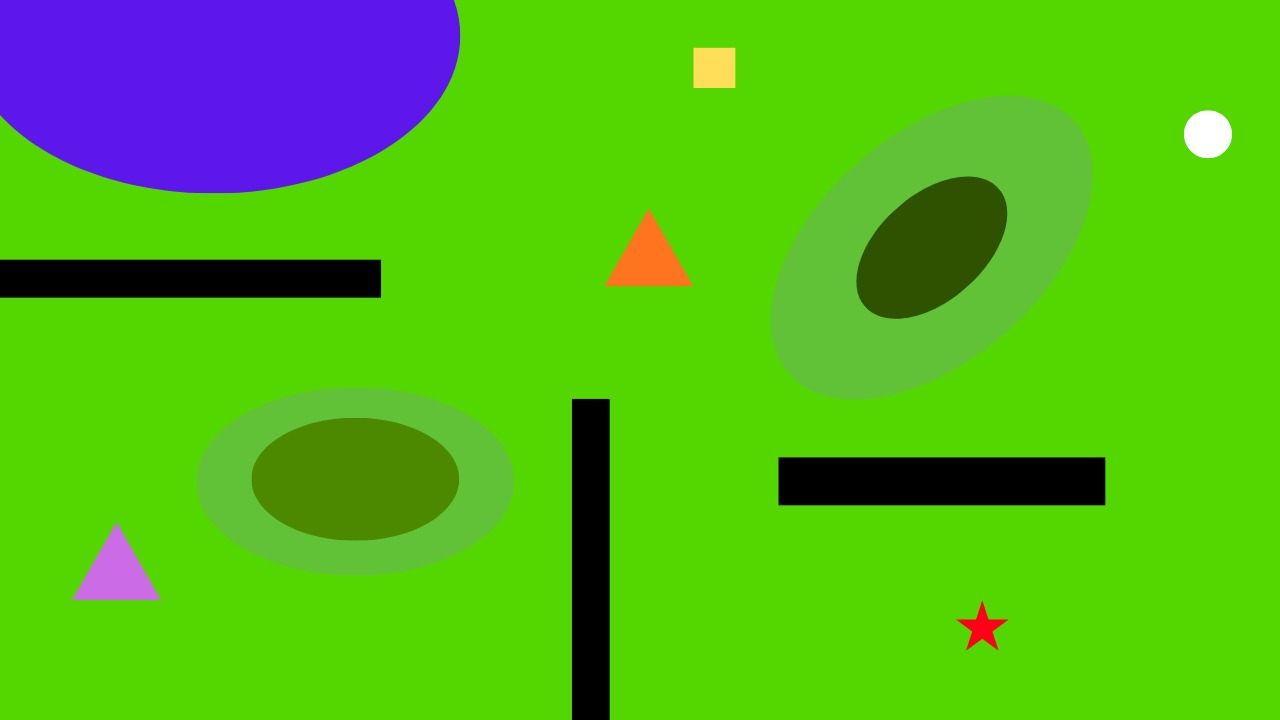
#> input picture 5-09-2026/1.jpg, 1280 x 720 px
$ python final_errorinpathing.py
#> lines starting #> are read from the running program, lines starting #| are printed output that depends on the picture; after the words box and inside, x2 and y2 are one past the last pixel; in counts of white or black regions, pixels touching at a corner belong together
# ---------------------
# IMPORTS
# ---------------------


import cv2 as cv
import numpy as np
import os
from PIL import Image
from pathlib import Path
#i wanted something similar to C structs so I am using dicts


# -----------------------------
# DICTS
# -----------------------------
#colors


path = input("Enter File name")
#> the answer given: 1.jpg
img = cv.imread(path)
#> img is the input picture: shape (720, 1280, 3); mean B, G, R 25.9, 182.8, 83.2
filename = Path(path).stem


black = dict(lower = np.array([0,0,0]) , upper = np.array([180,255,50]))
green = dict(lower=np.array([35, 40, 40]), upper=np.array([85, 255, 255]))
orange = dict(lower=np.array([10, 150, 150]), upper=np.array([20, 255, 255]))
blue = dict(lower = np.array([100, 150, 50]) , upper = np.array([140, 255, 255]) )
red = dict(lower=np.array([0, 120, 70]), upper=np.array([9, 255, 255]))
yellow = dict(lower=np.array([21, 100, 100]), upper=np.array([34, 255, 255]))
white = dict(lower=np.array([0, 0, 200]), upper=np.array([180, 40, 255]))
purple = dict(lower=np.array([120, 60, 60]), upper=np.array([160, 255, 255]))

#shape scores
shapes = {"Circle" : 3, "Star" : 1 , "Square" : 2}
color_scores = {"red" : 3 , "yellow" : 2 , "white" : 1}
age = {"Circle" : "Children" , "Star" : "Adults" , "Square" : "Senior Citizens"}
elevation_dict = {"ground" : 0 , "slope" : 1 , "peak" : 2}

if img is None:
    raise FileNotFoundError("Could not load IMG")

hsv = cv.cvtColor(img , cv.COLOR_BGR2HSV)
#> hsv: shape (720, 1280, 3); mean H, S, V 53.8, 237, 201.3

mask = cv.bitwise_not(cv.bitwise_or(cv.inRange(hsv , black["lower"] , black["upper"]),cv.inRange(hsv , blue["lower"] , blue["upper"])))
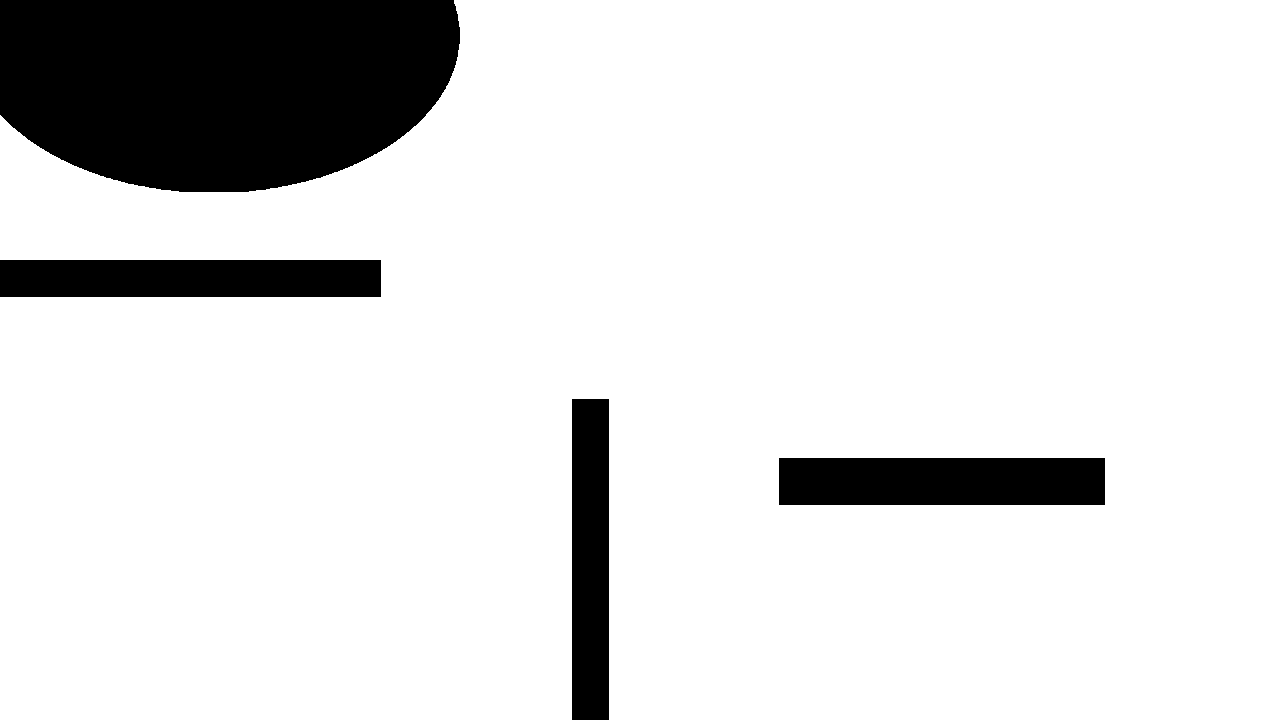
#> mask: shape (720, 1280); 87.3% white; 4 black regions, box (x1, y1, x2, y2) and area: (0, 0, 460, 192) 75392, (779, 458, 1105, 505) 15322, (0, 260, 381, 297) 14097, (572, 399, 609, 720) 11877

# cv.imshow('test' , mask)
speeds = {0:20 , 1:15 , 2:10}
# cv.waitKey(0)
cord_of_shapes = []


# ------------------------
# MASKS
# ------------------------


mask_green = cv.inRange(hsv , green["lower"],green["upper"])
#> mask_green: shape (720, 1280); 86.1% white; 9 black regions, largest, box (x1, y1, x2, y2) and area: (0, 0, 460, 193) 75732, (779, 458, 1105, 505) 15322, (0, 260, 381, 297) 14096
mask_red = cv.inRange(hsv , red["lower"],red["upper"])
#> mask_red: shape (720, 1280); 0.02% white in thin lines or dots, all inside (x1, y1, x2, y2) = (959, 604, 1006, 648)
mask_yellow = cv.inRange(hsv , yellow["lower"],yellow["upper"])
#> mask_yellow: shape (720, 1280); 0.2% white; 54 white regions (51 under 20 px), largest, box (x1, y1, x2, y2) and area: (694, 48, 735, 88) 1636, (622, 235, 634, 255) 21, (680, 264, 692, 284) 20
mask_orange = cv.inRange(hsv , orange["lower"],orange["upper"])
#> mask_orange: shape (720, 1280); 0.37% white; 38 white regions (37 under 20 px), largest, box (x1, y1, x2, y2) and area: (606, 211, 692, 286) 3331
mask_purple = cv.inRange(hsv , purple["lower"],purple["upper"])
#> mask_purple: shape (720, 1280); 8.6% white; 2 white regions, box (x1, y1, x2, y2) and area: (0, 0, 460, 193) 75491, (74, 525, 159, 600) 3320
mask_white = cv.inRange(hsv , white["lower"],white["upper"])
#> mask_white: shape (720, 1280); 0.19% white; 1 white region, box (x1, y1, x2, y2) and area: (1184, 111, 1232, 158) 1718
level0_mask = cv.bitwise_and(cv.inRange(hsv, (30, 40, 180), (80, 255, 255)),mask)   # ground
#> level0_mask: shape (720, 1280); 82% white; 11 black regions, largest, box (x1, y1, x2, y2) and area: (0, 0, 461, 194) 76072, (251, 418, 459, 541) 20214, (778, 457, 1106, 506) 16071
level1_mask = cv.bitwise_and(cv.inRange(hsv, (30, 40, 100), (80, 255, 180)),mask)   # slope
#> level1_mask: shape (720, 1280); 2.4% white; 266 white regions (257 under 20 px), largest, box (x1, y1, x2, y2) and area: (251, 418, 459, 541) 20227, (778, 457, 1106, 506) 425, (0, 259, 382, 261) 382
level2_mask = cv.bitwise_and(cv.inRange(hsv, (30, 40, 0),   (80, 255, 100)),mask)   # peak
#> level2_mask: shape (720, 1280); 1.7% white; 4 white regions, box (x1, y1, x2, y2) and area: (857, 177, 1007, 318) 14610, (0, 297, 381, 298) 381, (779, 457, 1104, 458) 325, (609, 399, 610, 720) 321
# [8 lines of commented-out code are left out]

priority_score = 0


# --------------------------------
# SHAPE IDENTIFICATION
# --------------------------------


def shape_identifier(cnt):
    perimeter = cv.arcLength(cnt , True)
    approx = cv.approxPolyDP(cnt , 0.01*perimeter , True)
    vertices = len(approx)
#for star:https://stackoverflow.com/questions/34203311/detect-star-shape-in-opencv-python
    area = cv.contourArea(cnt)
#hull as star is a difficult shape , others are proper convex but here it is convex and concave(my understanding) , this is also why in previous attempts , polygon detected only rectangles
    hull = cv.convexHull(cnt)
    hull_area = cv.contourArea(hull)
    if hull_area == 0:
     return "Unknown"
    solid = float(area)/hull_area

    if vertices == 3:
        return "Triangle"
    elif vertices == 4:
        return "Square"
    elif solid < 0.75:
        return "Star"
    elif vertices >= 5:
        return "Circle"


# -----------------------------------
# COLOR IDENTIFICATION
# -----------------------------------


# [13 lines left out: function color_identifier, not called in this run]


# ---------------------------------
# ELEVATION DETECTION
# ---------------------------------


def elevation_detect(x, y):
    height, width = level2_mask.shape
    if x < 0 or y < 0 or x >= width or y >= height:
        return elevation_dict["ground"]

    if level2_mask[y, x] > 0:
        elevation = "peak"
    elif level1_mask[y, x] > 0:
        elevation = "slope"
    elif level0_mask[y, x] > 0:
        elevation = "ground"
    else:
        elevation = "ground"

    return elevation_dict.get(elevation, elevation_dict["ground"])


# -------------------------------
# COLOR DETECTION
# -------------------------------


def detected_color(cnt):
    contour_mask = np.zeros(hsv.shape[:2], dtype=np.uint8)#i dont understand it that much but every website that taught color detection in open cv had this
    cv.drawContours(contour_mask, [cnt], -1, 255, -1)

    color_masks = {
        "green": mask_green,
        "red": mask_red,
        "yellow": mask_yellow,
        "orange": mask_orange,
        "purple": mask_purple,
        "white": mask_white,
    }
    matches = {
        name: cv.countNonZero(cv.bitwise_and(color_mask, contour_mask))
        for name, color_mask in color_masks.items()
    }
    color, pixel_count = max(matches.items(), key=lambda item: item[1])
    return color if pixel_count > 0 else "Unknown"
counter = 0
example = cv.bitwise_xor(mask_green , mask)
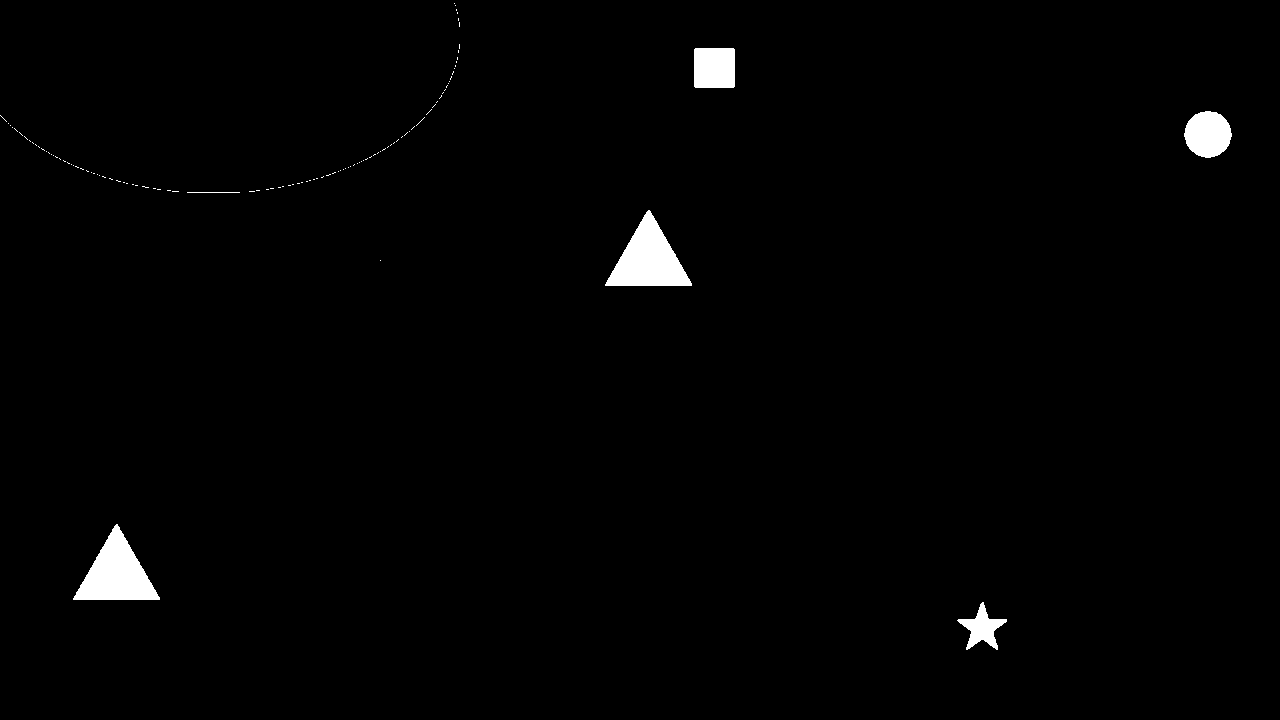
#> example: shape (720, 1280); 1.3% white; 114 white regions (108 under 20 px)
#after sharing the issue on whatsapp , I was thinking that the polygon detection is only working on those polygons whom I have subtracted i.e. the oval water bodies and rectangular walls , meaning the detection model works , so I did an eXclusive OR and now it works
contours, _ = cv.findContours(example, cv.RETR_EXTERNAL, cv.CHAIN_APPROX_SIMPLE)
#> contours = 114 contours, 109 with area under 20; largest, box (x1, y1, x2, y2) and area: (605, 210, 692, 286) 3354, (73, 524, 160, 600) 3308, (1184, 111, 1232, 158) 1652, (694, 48, 735, 88) 1558, (957, 602, 1007, 650) 888
annotated_img = img.copy()


# ---------------------------------
# MAIN LOOP
# ---------------------------------


print ("Casualty" + " " + "Score" +" "+ "Co-Ordinates" + " "+"Elevation")
for cnt in contours:
    if cv.contourArea(cnt) < 200:
            continue


    color = detected_color(cnt)
    priority_score = shapes.get(shape_identifier(cnt), 0) * color_scores.get(color, 0)


    x,y,w,h = cv.boundingRect(cnt)

    x1 = max(0,x)
    x2= min(img.shape[1] , x+w)
    x_mid = round((x1 + x2)/2)
    y1 = max(0,y)
    y2 = min(img.shape[0] , y+h)
    y_mid = round((y1 + y2)/2)


    elevation = elevation_detect(x_mid, y_mid)

    cord_of_shapes.append({
        'color': color,
        'shape': shape_identifier(cnt),
        'color_score': color_scores.get(color, 0),
        'priority_score': priority_score,
        'coords': (x_mid, y_mid),
        'elevation': elevation
    })
    centre_of_shape = (x_mid , y_mid)
    cv.circle(annotated_img,  centre_of_shape ,radius=2,color= (102 , 255 , 255) , thickness=-1 )
    cv.rectangle(annotated_img , (x1,y1),(x2,y2) , (128,128,255) , 2)
    label = color.capitalize()+ "/ " + shape_identifier(cnt) +" "+ "Priority:" + str(priority_score) + " "+"elevation:" + str(elevation)
    text_size, _ = cv.getTextSize(label, cv.FONT_HERSHEY_SIMPLEX, 0.4, 2)
    text_x = max(0, x + (w - text_size[0]) // 2)
    text_y = y1 - 8 if y1 > text_size[1] + 8 else y1 + text_size[1] + 8
    cv.putText(annotated_img, label, (text_x, text_y),
               cv.FONT_HERSHEY_SIMPLEX, 0.4, (0, 0, 0), 2, cv.LINE_AA)
    print(color+shape_identifier(cnt) + " " + str(priority_score) + " " + str(centre_of_shape) + " " + str(elevation))
    counter = counter + 1
#> this loop made 114 passes
#> cnt on passes 3, 5, 6, 7, 8, 9, 10, 11: [[380, 260]], [[187, 192], [239, 192]], [[249, 191], [254, 191]], [[172, 191], [178, 191]], [[256, 190], [259, 190]], [[167, 190], [170, 190]], [[266, 189], [268, 189]], [[157, 189], [160, 189]]
#> (printed output is left out)
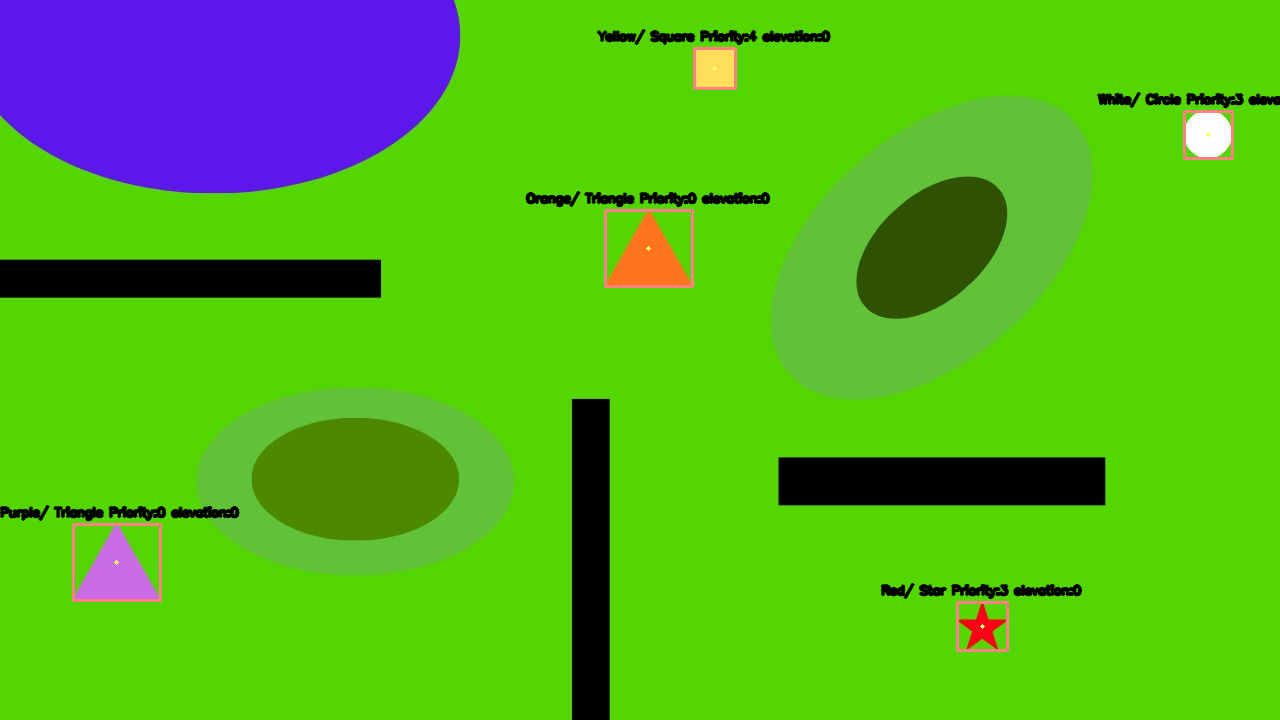
#> annotated_img: shape (720, 1280, 3); 1.64% of pixels changed, all inside (x1, y1, x2, y2) = (0, 28, 1280, 652)
#> after the loop, cord_of_shapes = 5 items; counter = 5


# ---------------------------
# Pathing
# ---------------------------

#https://stackoverflow.com/questions/12995434/representing-and-solving-a-maze-given-an-image
#https://github.com/jtris/maze-solver/blob/main/src/maze_solver.py(uses cython so ignored)

path = []
start_point = None
end_point = None
for item in cord_of_shapes:
    if item['color'] == 'orange' and item['shape'] == 'Triangle':
        start_point = item['coords']
    elif item['color'] == 'purple' and item['shape'] == 'Triangle':
        end_point = item['coords']
#> this loop made 5 passes
#> end_point on pass 2: (116, 562)
    # elif item['color'] >= 0:
    #     path.append(item)

path.sort(
    key=lambda item: (item['color_score'], item['priority_score']),
    reverse=True
)
if start_point:
    path.append(start_point)

for casualty in cord_of_shapes:
    path.append(casualty['coords'])
#> this loop made 5 passes
#> after the loop, path = [(648, 248), (982, 626), (116, 562), (648, 248), (1208, 134), (714, 68)]

if end_point:
    path.append(end_point)

for i in range(counter):
    pt1 = path[i]
    pt2 = path[i + 1]

    cv.line(annotated_img, pt1, pt2, (0, 0, 0), 2, cv.LINE_AA)
#> this loop made 5 passes
#> (pt1, pt2) on passes 1 to 5: ((648, 248), (982, 626)), ((982, 626), (116, 562)), ((116, 562), (648, 248)), ((648, 248), (1208, 134)), ((1208, 134), (714, 68))
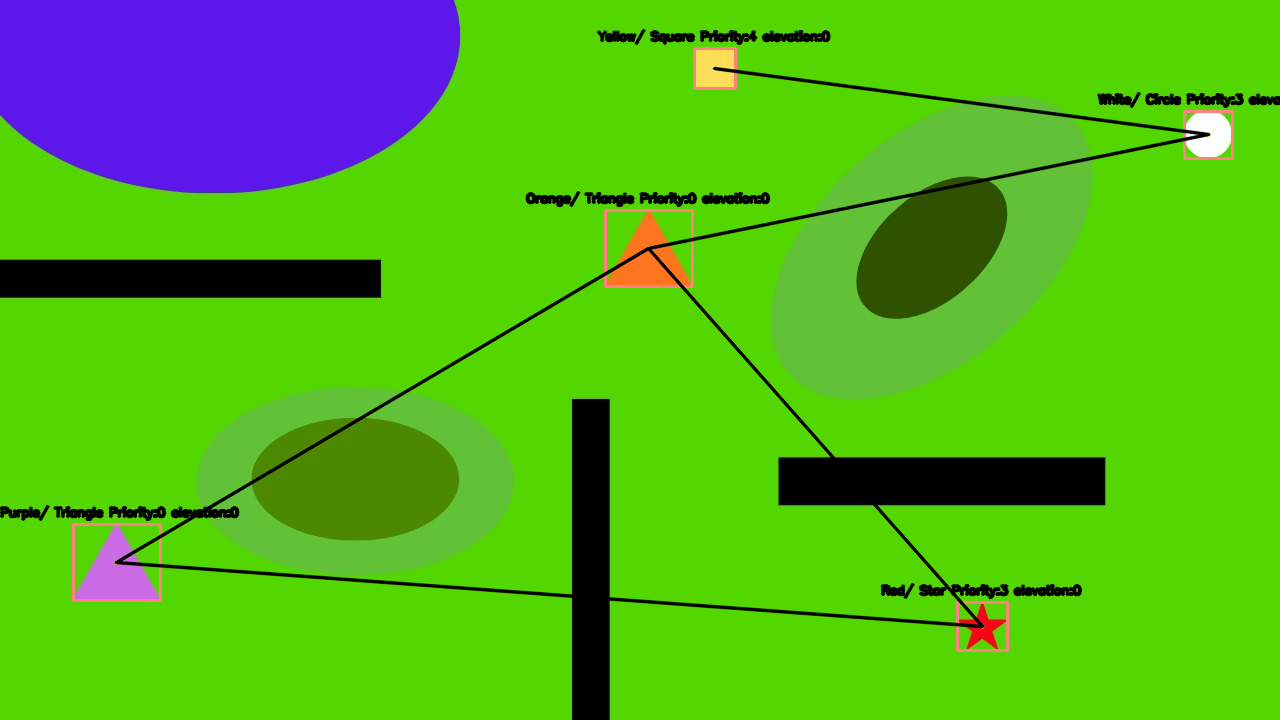
#> annotated_img: shape (720, 1280, 3); 1.53% of pixels changed, all inside (x1, y1, x2, y2) = (114, 66, 1211, 629)

final_filename = filename+'_'+'masked.jpg'

cv.imwrite(final_filename , annotated_img)
print (counter)
#| 5
cv.imshow('test' , annotated_img)
cv.waitKey(0)
